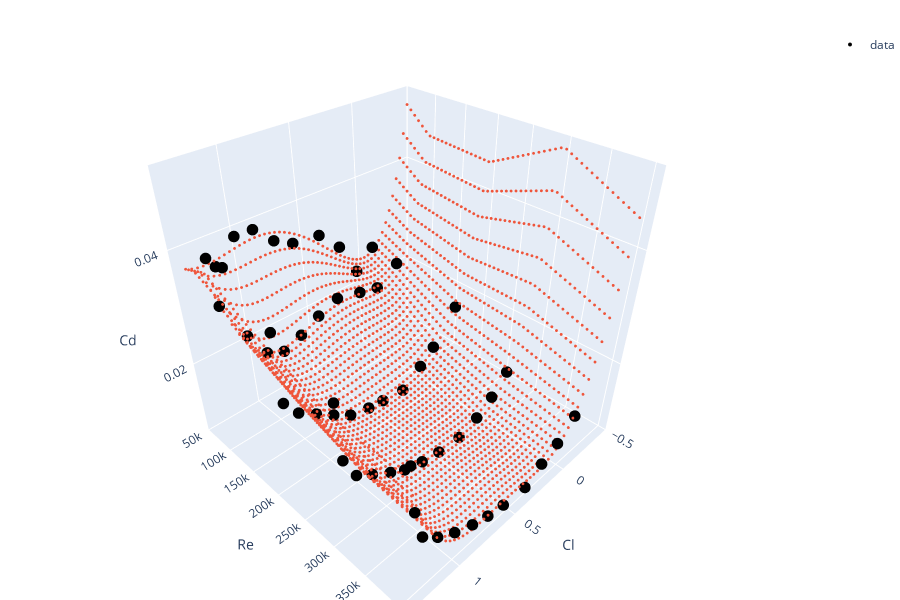

Here is the notebook cell this chart was saved with:
### Code cell
import plotly.graph_objects as go


fig = go.Figure()
fig.add_trace(
    go.Scatter3d(
        x=afoil.drag["Cl"],
        y=afoil.drag["re"],
        z=afoil.drag["Cd"],
        mode="markers",
        marker=dict(size=4, color="black"),
        name="data",
    )
)

sweep = afoil.lookup(re="sweep", cl_or_alpha="sweep")

fig.add_trace(
    go.Scatter3d(
        x=sweep.cl,
        y=sweep.re,
        z=sweep.Cd,
        mode="markers",
        marker=dict(size=1),
        name="interpolation",
        showlegend=False,
    )
)


fig.update_layout(
    height=600,
    width=900,
    margin=dict(l=0, r=0, t=30, b=0),
    scene=dict(
        xaxis=dict(title="Cl"),
        yaxis=dict(title="Re"),
        zaxis=dict(title="Cd"),
    ),
)

### Figure 1 — Plotly figure (JSON) as saved in the notebook; plotly's stock layout.template omitted (floating-point values rounded to 4 significant figures; data arrays with more than 128 entries replaced by an {"elided": "..."} marker saying what was removed)
{"data": [{"marker": {"color": "black", "size": 4}, "mode": "markers", "name": "data", "type": "scatter3d", "x": [-0.084, 0.076, 0.222, 0.389, 0.604, 0.744, 0.884, 1.016, 1.127, 1.169, 1.221, -0.125, 0.07, 0.235, 0.436, 0.605, 0.759, 0.907, 1.033, 1.152, 1.299, -0.177, 0.038, 0.166, 0.338, 0.526, 0.654, 0.81, 0.944, 1.073, 1.197, 1.29, 1.309, -0.111, 0.032, 0.177, 0.348, 0.541, 0.694, 0.846, 0.963, 1.104, 1.219, 1.304, 1.334, -0.132, 0.027, 0.181, 0.337, 0.55, 0.696, 0.836, 0.99, 1.129, 1.245, 1.303, 1.332], "y": [60000.0, 60000.0, 60000.0, 60000.0, 60000.0, 60000.0, 60000.0, 60000.0, 60000.0, 60000.0, 60000.0, 100000.0, 100000.0, 100000.0, 100000.0, 100000.0, 100000.0, 100000.0, 100000.0, 100000.0, 100000.0, 200000.0, 200000.0, 200000.0, 200000.0, 200000.0, 200000.0, 200000.0, 200000.0, 200000.0, 200000.0, 200000.0, 200000.0, 300000.0, 300000.0, 300000.0, 300000.0, 300000.0, 300000.0, 300000.0, 300000.0, 300000.0, 300000.0, 300000.0, 300000.0, 400000.0, 400000.0, 400000.0, 400000.0, 400000.0, 400000.0, 400000.0, 400000.0, 400000.0, 400000.0, 400000.0, 400000.0], "z": [0.0265, 0.0232, 0.0295, 0.0333, 0.0339, 0.0357, 0.0389, 0.039, 0.0349, 0.0355, 0.0374, 0.0249, 0.022, 0.0229, 0.024, 0.0225, 0.0206, 0.0193, 0.0207, 0.0255, 0.0326, 0.0213, 0.0156, 0.0132, 0.0105, 0.0111, 0.0115, 0.0125, 0.0147, 0.017, 0.0192, 0.0225, 0.0349, 0.0156, 0.0124, 0.0102, 0.0088, 0.009, 0.0097, 0.0108, 0.0125, 0.0148, 0.0168, 0.0212, 0.0316, 0.0142, 0.0111, 0.0095, 0.0074, 0.0079, 0.0086, 0.0098, 0.0116, 0.0138, 0.0165, 0.0223, 0.0307]}, {"marker": {"size": 1}, "mode": "markers", "name": "interpolation", "showlegend": false, "type": "scatter3d", "x": {"elided": "2500 float values"}, "y": {"elided": "2500 float values"}, "z": {"elided": "2500 float values"}}], "layout": {"height": 600, "margin": {"b": 0, "l": 0, "r": 0, "t": 30}, "scene": {"xaxis": {"title": {"text": "Cl"}}, "yaxis": {"title": {"text": "Re"}}, "zaxis": {"title": {"text": "Cd"}}}, "width": 900}}
